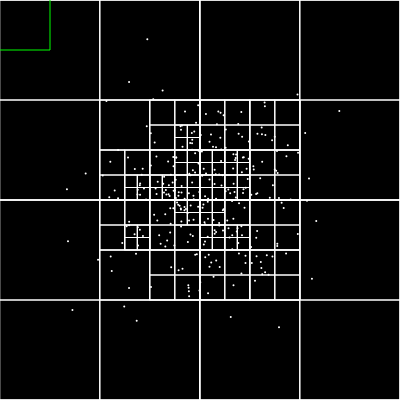
Frame 1 (no input)
Frame 60 (no input): identical to frame 1, image omitted
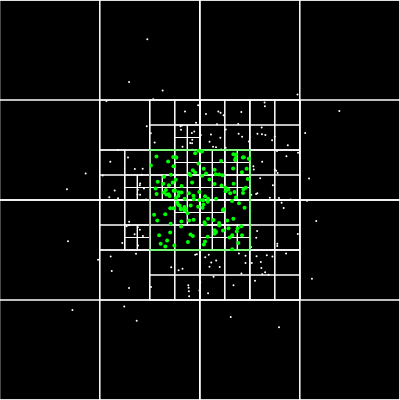
Frame 120 (the mouse pressed at the canvas centre since frame 60)

The p5.js sketch that drew these frames (run headless with seeded random() and noise() and a simulated clock; from frame 60 on, the mouse is pressed at the canvas centre):

// p5.js sketch
// ── sketch.js
let qtree;

function setup() {
  createCanvas(400, 400);

  let boundary = new Rectangle(200, 200, 200, 200);
  qtree = new QuadTree(boundary, 4);

  console.log(qtree);

  for (let i = 0; i < 300; i++) {

    let x = randomGaussian(width/2, width/8);
    let y = randomGaussian(width/2, width/8);


    let p = new Point(x, y);
    qtree.insert(p);
  }
}

function draw(){
  background(0);
  qtree.show();

  strokeWeight(1);
  stroke (0, 255, 0);
  rectMode(CENTER);

  let range = new Rectangle(mouseX, mouseY, 50, 50);
  rect(range.x,range.y,range.w*2,range.h*2);
  let points = qtree.query(range);

  console.log(points);

  for(let p of points){
    strokeWeight(4);
    point(p.x, p.y)
  }
}


// ── quadtree.js
class Point{
    constructor(x,y){
        this.x = x
        this.y = y;
    }
}

class Rectangle{
    constructor(x,y,w,h){
        this.x = x;
        this.y = y;
        this.w = w;
        this.h = h;
    }

    contains(point){
        return (point.x >= this.x - this.w && 
            point.x <= this.x + this.w &&
            point.y >= this.y - this.h &&
            point.y <= this.y + this.h);
    }

    intersects(range){
        return!(range.x - range.w > this.x + this.w ||
        range.x + range.w < this.x - this.w ||
        range.y - range.h > this.y + this.h ||
        range.y + range.h < this.y - this.h)
    }
}

class QuadTree{

    constructor(boundary, n){
        this.boundary = boundary;
        this.capacity = n;
        this.points = [];
        this.divided = false;
    }

    subdivide(){
        let x = this.boundary.x;
        let y = this.boundary.y;
        let w = this.boundary.w;
        let h = this.boundary.h;
        
        let ne = new Rectangle(x + w/2, y - h/2, w/2, h/2); 
        let nw = new Rectangle(x - w/2, y - h/2, w/2, h/2); 
        let se = new Rectangle(x + w/2, y + h/2, w/2, h/2); 
        let sw = new Rectangle(x - w/2, y + h/2, w/2, h/2); 

        this.northwest = new QuadTree(nw, this.capacity);
        this.northeast = new QuadTree(ne, this.capacity);
        this.southwest = new QuadTree(sw, this.capacity);
        this.southeast = new QuadTree(se, this.capacity);

        this.divided = true;
    }

    insert(point){
        if(!this.boundary.contains(point)){
            return false;
        }

        if(this.points.length < this.capacity){
            this.points.push(point);
            return true;
        }
        
        else{
            if(!this.divided){
                this.subdivide();
            }

            if(this.northeast.insert(point)){
                return true;
            }
            else if(this.northwest.insert(point)){
                return true;
            }
            else if(this.southeast.insert(point)){
                return true;
            }
            else if(this.southwest.insert(point)){
                return true;
            }
        }
    }

    query(range, found){
        if(!found){
            found = [];
        }

        if(!this.boundary.intersects(range)){
            return;
        }

        else{
            for(let p of this.points){
                if(range.contains(p)){
                    found.push(p);
                }
            }

            if(this.divided){
                this.northwest.query(range, found);
                this.northeast.query(range, found);
                this.southwest.query(range, found);
                this.southeast.query(range, found);
            }
        }
        return found;
    }

    show(){
        strokeWeight(1)
        stroke(255);
        noFill();
        rectMode(CENTER)
        rect(this.boundary.x, this.boundary.y, this.boundary.w*2, this.boundary.h*2)

        if(this.divided){
            this.northwest.show();
            this.northeast.show();
            this.southwest.show();
            this.southeast.show();
        }

        for (let i = 0; i < this.points.length; i++) {
            strokeWeight(2);
            point(this.points[i].x, this.points[i].y);
        }
    }
}
